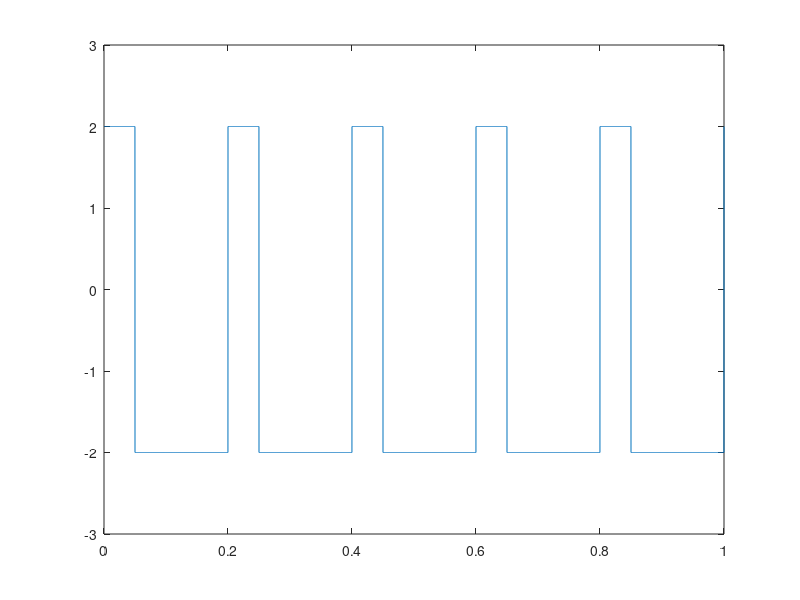
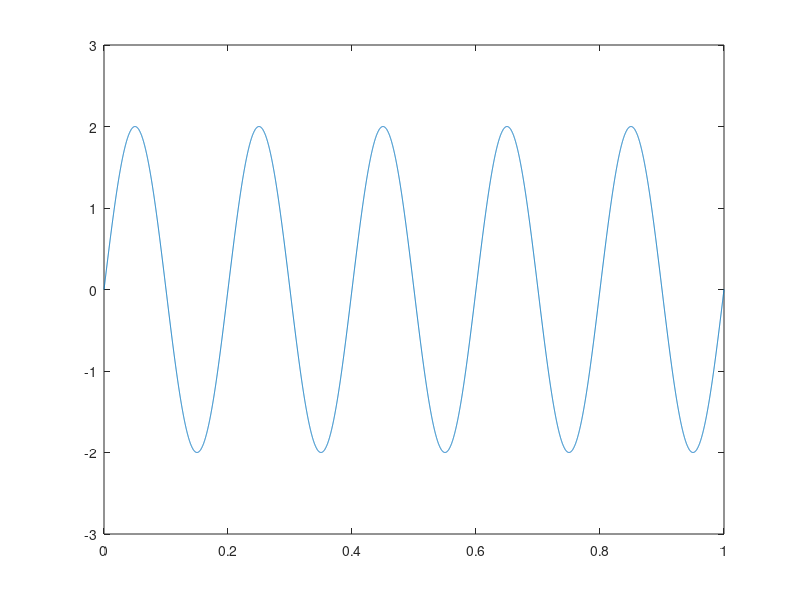

The MATLAB source for these figures, in order: (Note: this script raises an error after producing the figures.)
% inputs

% square wave
ac=2;       % positive peak amplitude (peak-to-peak amp = 2*ac)
duty=25;    % percent of cycle in which signal is positive
f=5;        % frequency, Hz
t=0:1e-4:1; % time, sec
y = ac*square(2*pi*f*t,duty); % range -ac to ac
figure; plot(t,y); ylim([-1.5 1.5]*ac);

% sin wave
ac=2;       % positive peak amplitude (peak-to-peak amp = 2*ac)
f=5;        % frequency, Hz
t=0:1e-4:1; % time, sec
y = ac*sin(2*pi*f*t); % range -ac to ac
figure; plot(t,y); ylim([-1.5 1.5]*ac);

% homogeneous poisson process
dt=.01/1000;  % sec
tdur=30;      % sec
t=0:dt:tdur;  % sec, time vector
DC=10; % Hz
P=poissrnd(DC*ones(size(t))*dt); % poisson process
sum(P)/tdur % spikes/sec

%% nonhomogeneous poisson with sinusoidal rate modulation
dt=.01/1000;  % sec
f=5;          % modulation frequency, Hz
t=0:dt:1;     % time, sec
y = sin(2*pi*f*t); % -1 to 1
DC=5000;  % Hz
AC=DC;    % Hz
lambda=max(DC+AC*y,0); % Hz
P=poissrnd(lambda*dt); % poisson process
% examine instantaneous rate of simulated input
kwidth=.02;              % s, width of gaussian for kernel regression
Ts=.01;                   % s, set to this effective time step for rate process before regression
s=find(P); % when spikes occur
raster=ones(length(s),2); % raster(:,1) -> spike times, raster(:,2) -> cell index
raster(:,1)=t(s);
[iFR,itime]=NWgaussKernelRegr(t,raster,1,kwidth,Ts);
figure;
subplot(2,1,1); plot(t,lambda/1000); xlabel('time'); ylabel('lambda [kHz]'); line(xlim,[DC DC]/1000);
subplot(2,1,2); plot(itime,iFR/1000); xlabel('time'); ylabel('inst. rate of input [kHz]'); line(xlim,[DC DC]/1000);
% ylim([0 DC+AC]);

%% nonhomogeneous poisson population with sinusoidal rate modulation
Ninputs=100;
dt=.01/1000;  % sec
tdur=1;       % sec
f=5;          % Hz, modulation frequency
t=0:dt:tdur;  % sec, time vector
y=sin(2*pi*f*t); % -1 to 1
DC=10000; % Hz, steady lambda component
AC=DC;   % Hz, modulation lambda component
lambda=max(DC+AC*y,0); % Hz, Poisson rate modulation
lambda=repmat(lambda/Ninputs,[Ninputs 1]);
P=poissrnd(lambda*dt); % poisson process
sum(P(:))/tdur % spikes/sec

% examine instantaneous rate of simulated input
kwidth=.02;              % s, width of gaussian for kernel regression
Ts=.01;                   % s, set to this effective time step for rate process before regression
% collect spikes in raster
raster=[];
for i=1:Ninputs
  spks=find(P(i,:));
  raster=cat(1,raster,[t(spks)' i*ones(length(spks),1)]);
end
[iFR,itime]=NWgaussKernelRegr(t,raster,1:Ninputs,kwidth,Ts);
figure('position',[200 80 1350 900]);
subplot(3,1,1); plot(t,lambda); xlabel('time'); ylabel('lambda [kHz]');
subplot(3,1,2); plot(itime,iFR/1000); xlabel('time'); ylabel('inst. rate of input [kHz]');
subplot(3,1,3); imagesc(t,1:Ninputs,P); colormap(1-gray); axis xy

%% sinusoidal poisson with controlled spike bursts
% allowing for AC>DC, set DC and AC s.t. Nspikes occur over Tburst/2
dt=.01/1000;  % sec
tdur=1;       % sec
f=5;          % Hz, modulation frequency
Tburst=1/f;   % sec, width of burst
Nspikes=250;  % # spikes per burst
DC=2000;
AC=(Nspikes-DC*(Tburst/2))*(pi/(Tburst*dt))/100000;
t=0:dt:tdur;            % sec, time vector
y=sin(2*pi*f*t);        % -1 to 1
lambda=max(DC+AC*y,0);  % kHz, nonhomogeneous poisson rate, 0 to (DC+AC)
P=poissrnd(lambda*dt);  % poisson process
[sum(P(1:nearest(t,Tburst/2))) round(sum(P)/(tdur*f))]

kwidth=.02;              % s, width of gaussian for kernel regression
Ts=.01;                   % s, set to this effective time step for rate process before regression
s=find(P); % when spikes occur
raster=ones(length(s),2); % raster(:,1) -> spike times, raster(:,2) -> cell index
raster(:,1)=t(s);
[iFR,itime]=NWgaussKernelRegr(t,raster,1,kwidth,Ts);
figure;
subplot(2,1,1); plot(t,lambda/1000); xlabel('time'); ylabel('lambda [kHz]'); line(xlim,[DC DC]/1000);
subplot(2,1,2); plot(itime,iFR/1000); xlabel('time'); ylabel('inst. rate of input [kHz]'); line(xlim,[DC DC]/1000);

% POPULATION
Ninputs=100;
lambda=max(DC+AC*y,0); % Hz, Poisson rate modulation
lambda=repmat(lambda/Ninputs,[Ninputs 1]);
P=poissrnd(lambda*dt); % poisson process
[sum(sum(P(:,1:nearest(t,Tburst/2)))) round(sum(P(:))/(tdur*f))]
% collect spikes in raster
raster=[];
for i=1:Ninputs
  spks=find(P(i,:));
  raster=cat(1,raster,[t(spks)' i*ones(length(spks),1)]);
end
[iFR,itime]=NWgaussKernelRegr(t,raster,1:Ninputs,kwidth,Ts);
figure('position',[200 80 1350 900]);
subplot(3,1,1); plot(t,lambda); xlabel('time'); ylabel('lambda [kHz]');
subplot(3,1,2); plot(itime,iFR/1000); xlabel('time'); ylabel('inst. rate of input [kHz]');
subplot(3,1,3); imagesc(t,1:Ninputs,P); colormap(1-gray); axis xy

%% sinusoidal poisson spike bursts with fixed interburst-interval

% todo: Note, adjusting AC wrt DC may not be the most realistic approach. A
% burst would represent the AC component only. As currently implemented,
% the burst is taking spikes from the background. might be better to
% constrain Nspikes to the AC component only.

dt=.01/1000;  % sec
tdur=2;       % sec
f=3;          % Hz, modulation frequency
Tburst=.2;    % sec, width of burst
% one burst cycle
yburst=sin(2*pi*(0:dt:Tburst)/Tburst);        % -1 to 1
t=0:dt:tdur;            % sec, time vector
y=zeros(size(t));
% burst times
Tibi=(1/f)-Tburst; % sec, time b/w end of one burst and beginning of the next
Tosc=Tburst+Tibi; % time b/w start of one burst and start of the next (i.e., period of effective modulation frequency)
tstart=0:Tosc:tdur; % start times for each burst
% insert bursts separated by Tibi zero's
for i=1:length(tstart)
  ton=tstart(i);
  ind=nearest(t,ton):nearest(t,ton+Tburst);
  y(ind)=yburst(1:length(ind));
end
Nspikes=2000;  % # spikes per burst
DC=0;
AC=(Nspikes-DC*(Tburst/2))*(pi/(Tburst*dt))/100000;
lambda=max(DC+AC*y,0);  % kHz, nonhomogeneous poisson rate, 0 to (DC+AC)
P=poissrnd(lambda*dt);  % poisson process
[sum(P(1:nearest(t,Tburst/2))) round(sum(P)/(tdur*f))]

kwidth=.01;              % s, width of gaussian for kernel regression
Ts=.005;                   % s, set to this effective time step for rate process before regression
s=find(P); % when spikes occur
raster=ones(length(s),2); % raster(:,1) -> spike times, raster(:,2) -> cell index
raster(:,1)=t(s);
[iFR,itime]=NWgaussKernelRegr(t,raster,1,kwidth,Ts);
figure;
subplot(2,1,1); plot(t,lambda/1000); xlabel('time'); ylabel('lambda [kHz]'); line(xlim,[DC DC]/1000);
subplot(2,1,2); plot(itime,iFR/1000); xlabel('time'); ylabel('inst. rate of input [kHz]'); line(xlim,[DC DC]/1000);

% POPULATION
Ninputs=100;
lambda=max(DC+AC*y,0); % Hz, Poisson rate modulation
lambda=repmat(lambda/Ninputs,[Ninputs 1]);
P=poissrnd(lambda*dt); % poisson process
[sum(sum(P(:,1:nearest(t,Tburst/2)))) round(sum(P(:))/(tdur*f))]
% collect spikes in raster
raster=[];
for i=1:Ninputs
  spks=find(P(i,:));
  raster=cat(1,raster,[t(spks)' i*ones(length(spks),1)]);
end
[iFR,itime]=NWgaussKernelRegr(t,raster,1:Ninputs,kwidth,Ts);
figure('position',[200 80 1350 900]);
subplot(3,1,1); plot(t,lambda); xlabel('time'); ylabel('lambda [kHz]');
subplot(3,1,2); plot(itime,iFR/1000); xlabel('time'); ylabel('inst. rate of input [kHz]');
subplot(3,1,3); imagesc(t,1:Ninputs,P); colormap(1-gray); axis xy

% note: oscillatory freq = 1/(Tburst+Tibi)

%% sinusoidal poisson spike bursts with exponentially-distributed interburst-intervals

% note: interburst interval = the time between the beginning of
% successive bursts (not the end of one and the beginning of the next).
% eliminate all IBIs less than the max Tburst used across simulations; this
% ensures that a comparable number of bursts will occur for different
% Tburst levels.

dt=.01/1000;  % sec
tdur=2;       % sec
Tburst=.01;    % sec, width of burst
maxTburst=.1;
% one burst cycle
yburst=sin(2*pi*(0:dt:Tburst)/Tburst);        % -1 to 1
t=0:dt:tdur;            % sec, time vector
y=zeros(size(t));
% burst times
meanIBI=.1; % sec, mean interburst interval
Tibi=exprnd(meanIBI,size(t));
Tibi=Tibi(Tibi>maxTburst);
tstart=[0 cumsum(Tibi)];
tstart=tstart(tstart<tdur);
% insert bursts separated by Tibi zero's
for i=1:length(tstart)
  ton=tstart(i);
  ind=nearest(t,ton):nearest(t,ton+Tburst);
  y(ind)=yburst(1:length(ind));
end
Nspikes=2000;  % # spikes per burst
DC=0;
AC=(Nspikes-DC*(Tburst/2))*(pi/(Tburst*dt))/100000;
lambda=max(DC+AC*y,0);  % kHz, nonhomogeneous poisson rate, 0 to (DC+AC)
P=poissrnd(lambda*dt);  % poisson process

kwidth=.01;              % s, width of gaussian for kernel regression
Ts=.005;                   % s, set to this effective time step for rate process before regression
s=find(P); % when spikes occur
raster=ones(length(s),2); % raster(:,1) -> spike times, raster(:,2) -> cell index
raster(:,1)=t(s);
[iFR,itime]=NWgaussKernelRegr(t,raster,1,kwidth,Ts);
figure;
subplot(2,1,1); plot(t,lambda/1000); xlabel('time'); ylabel('lambda [kHz]'); line(xlim,[DC DC]/1000);
subplot(2,1,2); plot(itime,iFR/1000); xlabel('time'); ylabel('inst. rate of input [kHz]'); line(xlim,[DC DC]/1000);

% POPULATION
Ninputs=100;
lambda=max(DC+AC*y,0); % Hz, Poisson rate modulation
lambda=repmat(lambda/Ninputs,[Ninputs 1]);
P=poissrnd(lambda*dt); % poisson process

% collect spikes in raster
raster=[];
for i=1:Ninputs
  spks=find(P(i,:));
  raster=cat(1,raster,[t(spks)' i*ones(length(spks),1)]);
end
[iFR,itime]=NWgaussKernelRegr(t,raster,1:Ninputs,kwidth,Ts);
figure('position',[200 80 1350 900]);
subplot(3,1,1); plot(t,lambda); xlabel('time'); ylabel('lambda [kHz]');
subplot(3,1,2); plot(itime,iFR/1000); xlabel('time'); ylabel('inst. rate of input [kHz]');
subplot(3,1,3); imagesc(t,1:Ninputs,P); colormap(1-gray); axis xy

%% two nonhomo poisson inputs w/ different degrees of synchrony and ~equal # of spikes:
% note: integral(a*sin(2*pi*f*t)dt,[0 1/(2f)]) = a/(pi*f)
% therefore, to match # of spikes b/w inputs w/ f1 and f2, and the first
% having a lambda AC component with amplitude AC=a1, then set input two
% AC=a2=a1*f2/f1.



S_ini=zeros(N,1); tau=2; kick=1;
S=nonhomPoissonGeneratorSpikeTimes(S_ini,lambda,tau,kick,Ninputs,tdur,dt);


